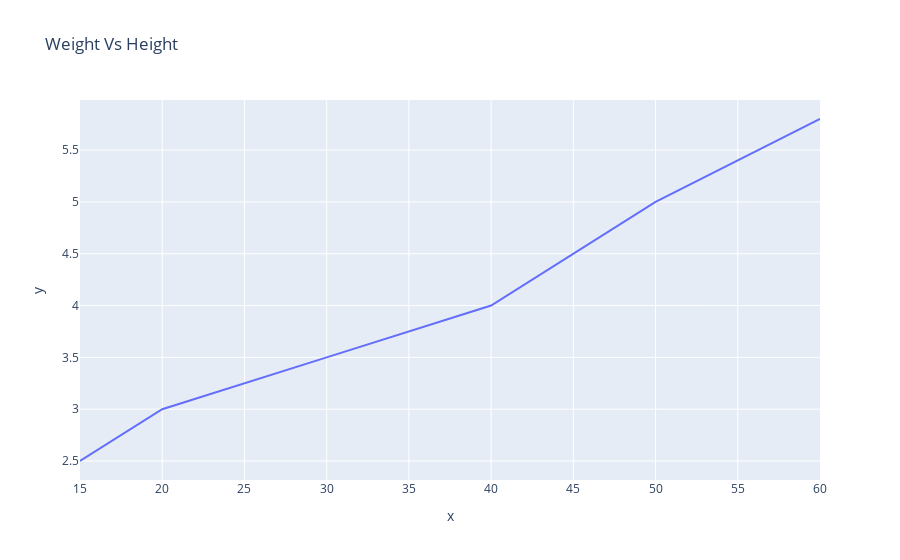

Here is the notebook cell this chart was saved with:
### Code cell
# Ploting using Plotly
fig=ex.line(x=w,y=h, title='Weight Vs Height')
fig.show()

### Figure 1 — Plotly figure (JSON) as saved in the notebook; plotly's stock layout.template omitted (floating-point values rounded to 4 significant figures)
{"data": [{"hovertemplate": "x=%{x}<br>y=%{y}<extra></extra>", "legendgroup": "", "line": {"color": "#636efa", "dash": "solid"}, "marker": {"symbol": "circle"}, "mode": "lines", "name": "", "orientation": "v", "showlegend": false, "type": "scatter", "x": [15, 20, 30, 40, 50, 60], "xaxis": "x", "y": [2.5, 3, 3.5, 4, 5, 5.8], "yaxis": "y"}], "layout": {"legend": {"tracegroupgap": 0}, "title": {"text": "Weight Vs Height"}, "xaxis": {"anchor": "y", "domain": [0, 1], "title": {"text": "x"}}, "yaxis": {"anchor": "x", "domain": [0, 1], "title": {"text": "y"}}}}
